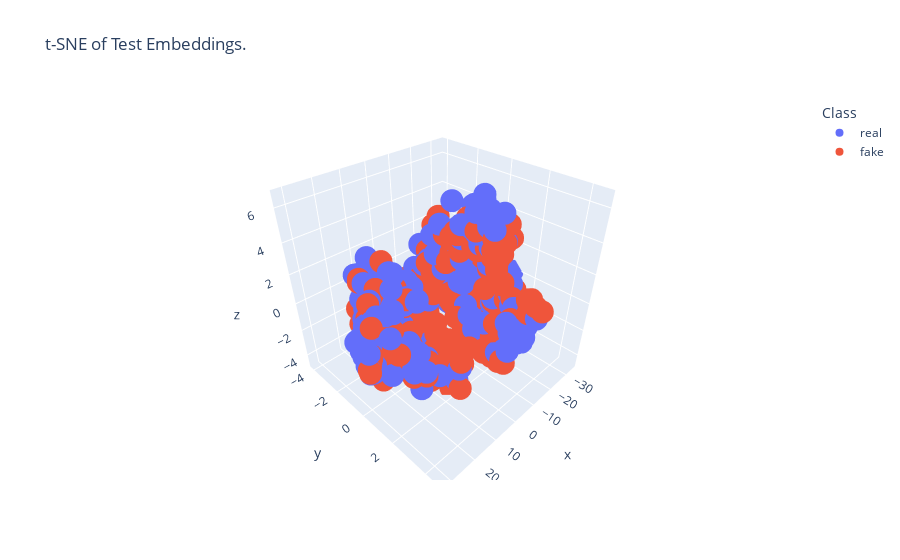

The notebook cell this image was saved under:
### Code cell
embeddings = get_embeddings(model, test_mels, device)
plot_tsne(embeddings, all_test_labels, plot_3d=True, title="t-SNE of Test Embeddings.")

### Figure 1 — Plotly figure (JSON) as saved in the notebook; plotly's stock layout.template omitted (floating-point values rounded to 4 significant figures; data arrays with more than 128 entries replaced by an {"elided": "..."} marker saying what was removed)
{"data": [{"hovertemplate": "Class=real<br>x=%{x}<br>y=%{y}<br>z=%{z}<extra></extra>", "legendgroup": "real", "marker": {"color": "#636efa", "symbol": "circle"}, "mode": "markers", "name": "real", "scene": "scene", "showlegend": true, "type": "scatter3d", "x": {"elided": "408 float values"}, "y": {"elided": "408 float values"}, "z": {"elided": "408 float values"}}, {"hovertemplate": "Class=fake<br>x=%{x}<br>y=%{y}<br>z=%{z}<extra></extra>", "legendgroup": "fake", "marker": {"color": "#EF553B", "symbol": "circle"}, "mode": "markers", "name": "fake", "scene": "scene", "showlegend": true, "type": "scatter3d", "x": {"elided": "408 float values"}, "y": {"elided": "408 float values"}, "z": {"elided": "408 float values"}}], "layout": {"legend": {"title": {"text": "Class"}, "tracegroupgap": 0}, "scene": {"domain": {"x": [0, 1], "y": [0, 1]}, "xaxis": {"title": {"text": "x"}}, "yaxis": {"title": {"text": "y"}}, "zaxis": {"title": {"text": "z"}}}, "title": {"text": "t-SNE of Test Embeddings."}}}
